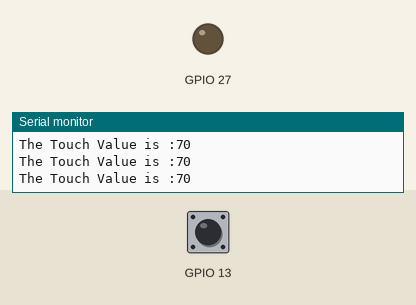
The sketch below on a simulated ESP32. Shown: output pins drawn as LEDs (lit = HIGH), the last lines printed to the serial monitor. Dashed ring = blinking. Inputs (shaded band) come from the test bench; at power-on: GPIO 13 HIGH.

Above: at 1.8 s.
1.9 s: GPIO 13 pulled LOW for 3.2 s
At 2.8 s:
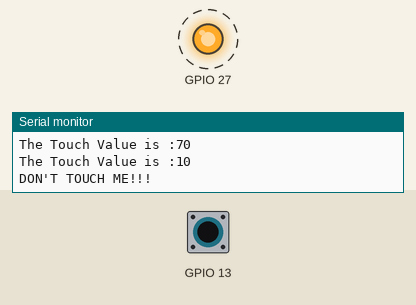
8.0 s: GPIO 13 pulled LOW for 0.6 s
At 8.6 s:
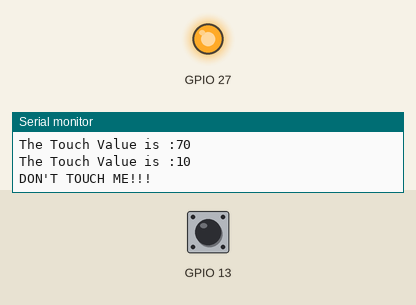
11.5 s: GPIO 13 pulled LOW for 1 s
At 14.1 s:
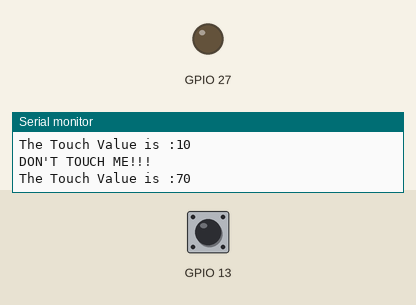
Timing chart, 0 to 15.6 s (numbered marks = the images above; inputs shaded):
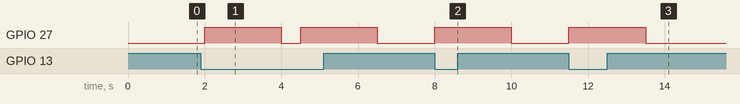

The sketch:

Touch_Sensor.ino
```cpp
void setup() {
  Serial.begin(9600);
  pinMode(27, OUTPUT);
}

void loop() {
  int touch = 0;

  touch = touchRead(T4);

  Serial.print("The Touch Value is :");
  Serial.println(touch);

  if(touch < 40){
    Serial.println("DON'T TOUCH ME!!!");
    digitalWrite(27, HIGH);
    delay(2000);
    digitalWrite(27,LOW);
  }
  delay(500);
}
```

Measured:
- after the input at 1.9 s, GPIO 27: alternates HIGH for 2.0 s and LOW for 0.50 s, starting after 0.10 s
- after the input at 8.0 s, GPIO 27: LOW → HIGH at once, → LOW 2.0 s later
- after the input at 11.5 s, GPIO 27: LOW → HIGH at once, → LOW 2.0 s later
